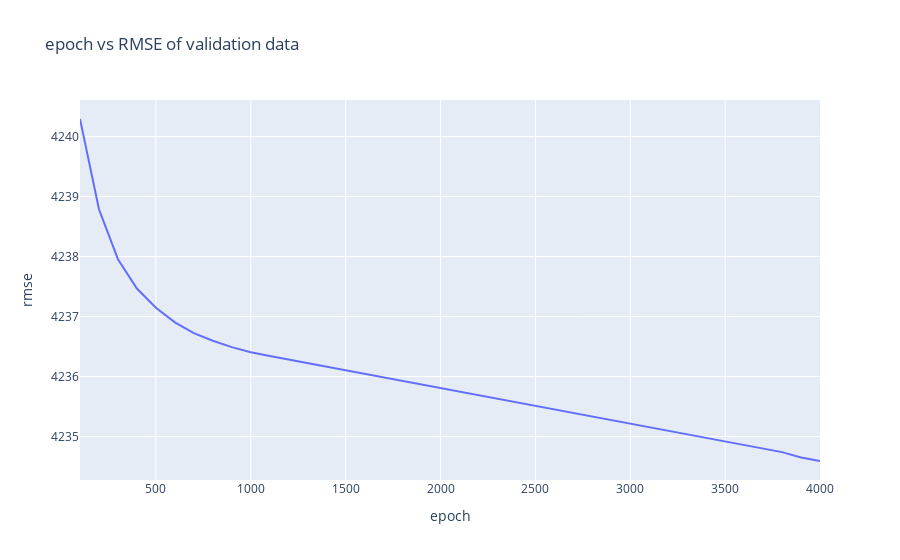

The notebook cell saved with this chart:
### Code cell
# px.line(loss_rmse_df, x='epoch', y= 'loss', title='Loss vs RMSE')
fig = px.line(loss_rmse_df, x='epoch', y='rmse', title='epoch vs RMSE of validation data')
fig

### Figure 1 — Plotly figure (JSON) as saved in the notebook; plotly's stock layout.template omitted (floating-point values rounded to 4 significant figures)
{"data": [{"hovertemplate": "epoch=%{x}<br>rmse=%{y}<extra></extra>", "legendgroup": "", "line": {"color": "#636efa", "dash": "solid"}, "marker": {"symbol": "circle"}, "mode": "lines", "name": "", "orientation": "h", "showlegend": false, "type": "scatter", "x": [100, 200, 300, 400, 500, 600, 700, 800, 900, 1000, 1100, 1200, 1300, 1400, 1500, 1600, 1700, 1800, 1900, 2000, 2100, 2200, 2300, 2400, 2500, 2600, 2700, 2800, 2900, 3000, 3100, 3200, 3300, 3400, 3500, 3600, 3700, 3800, 3900, 4000], "xaxis": "x", "y": [4240.0, 4239.0, 4238.0, 4237.0, 4237.0, 4237.0, 4237.0, 4237.0, 4236.0, 4236.0, 4236.0, 4236.0, 4236.0, 4236.0, 4236.0, 4236.0, 4236.0, 4236.0, 4236.0, 4236.0, 4236.0, 4236.0, 4236.0, 4236.0, 4236.0, 4235.0, 4235.0, 4235.0, 4235.0, 4235.0, 4235.0, 4235.0, 4235.0, 4235.0, 4235.0, 4235.0, 4235.0, 4235.0, 4235.0, 4235.0], "yaxis": "y"}], "layout": {"legend": {"tracegroupgap": 0}, "title": {"text": "epoch vs RMSE of validation data"}, "xaxis": {"anchor": "y", "domain": [0, 1], "title": {"text": "epoch"}}, "yaxis": {"anchor": "x", "domain": [0, 1], "title": {"text": "rmse"}}}}
